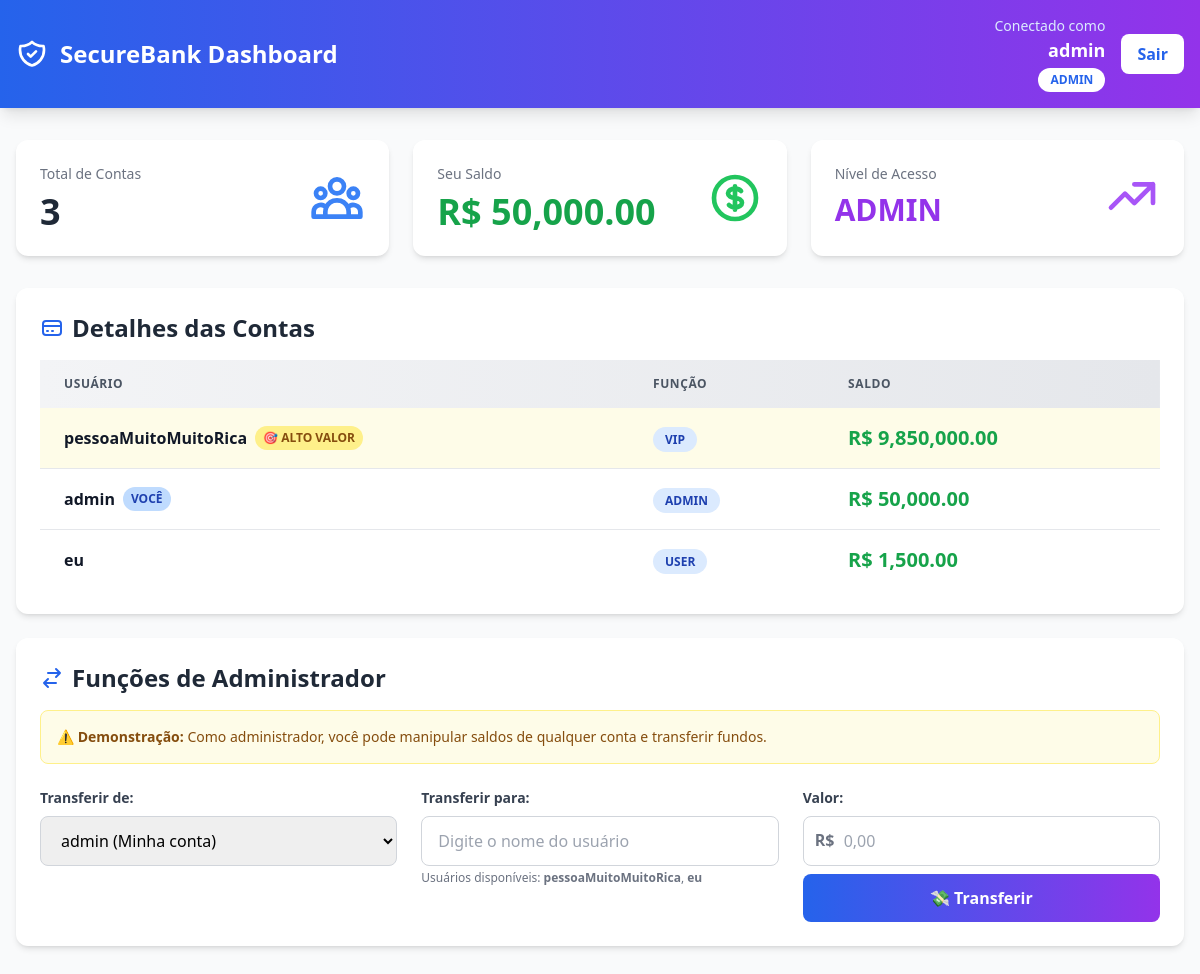
The app's page /dashboard (signed in) with its own data.
### tables this page shows
CREATE TABLE users (
            id INTEGER PRIMARY KEY AUTOINCREMENT,
            username TEXT UNIQUE NOT NULL,
            password TEXT NOT NULL,
            role TEXT NOT NULL,
            balance REAL NOT NULL
        );

### app.py (the view)
@app.route('/dashboard')
def dashboard():
    if 'user_id' not in session:
        return redirect(url_for('login'))
    conn = sqlite3.connect(DATABASE)
    conn.row_factory = sqlite3.Row
    cursor = conn.cursor()
    if session.get('role') == 'admin':
        cursor.execute('SELECT * FROM users ORDER BY balance DESC')
    else:
        cursor.execute('SELECT * FROM users WHERE id = ?', (session['user_id'],))
    users = cursor.fetchall()
    conn.close()
    return render_template('dashboard.html',
                         users=users,
                         current_user=session['username'],
                         role=session['role'],
                         sql_injected=session.get('sql_injected', False))

### templates/dashboard.html (shortened to what this page needs)
<!DOCTYPE html>
<html lang="pt-BR">
<head>
    <script src="https://cdn.tailwindcss.com"></script>
</head>
<body class="bg-gray-50 min-h-screen">
    <nav class="bg-gradient-to-r from-blue-600 to-purple-600 text-white shadow-lg">
        <div class="max-w-7xl mx-auto px-4 py-4">
            <div class="flex justify-between items-center">
                <div class="flex items-center space-x-3">
                    <h1 class="text-2xl font-bold">SecureBank Dashboard</h1>
                </div>
                <div class="flex items-center space-x-4">
                    <div class="text-right">
                        <p class="text-sm text-blue-100">Conectado como</p>
                        <p class="font-semibold text-lg">{{ current_user }}</p>
                        <span class="inline-block text-xs bg-white text-blue-600 px-3 py-1 rounded-full font-semibold mt-1">
                            {{ role.upper() }}
                        </span>
                    </div>
                    <a href="{{ url_for('logout') }}" class="bg-white text-blue-600 px-4 py-2 rounded-lg hover:bg-blue-50 transition font-semibold">
                        Sair
                    </a>
                </div>
            </div>
        </div>
    </nav>
    <div class="max-w-7xl mx-auto px-4 py-8">
        <div class="grid grid-cols-1 md:grid-cols-3 gap-6 mb-8">
            <div class="bg-white p-6 rounded-xl shadow-md hover:shadow-lg transition slide-in">
                <div class="flex items-center justify-between">
                    <div>
                        <p class="text-gray-500 text-sm font-medium">Total de Contas</p>
                        <p class="text-4xl font-bold text-gray-800 mt-2">{{ users|length }}</p>
                    </div>
                </div>
            </div>
            <div class="bg-white p-6 rounded-xl shadow-md hover:shadow-lg transition slide-in" style="animation-delay: 0.1s">
                <div class="flex items-center justify-between">
                    <div>
                        <p class="text-gray-500 text-sm font-medium">Seu Saldo</p>
                        {% for user in users %}
                            {% if user['username'] == current_user %}
                            <p class="text-4xl font-bold text-green-600 mt-2">
                                R$ {{ "{:,.2f}".format(user['balance']) }}
                            </p>
                            {% endif %}
                        {% endfor %}
                    </div>
                </div>
            </div>
            <div class="bg-white p-6 rounded-xl shadow-md hover:shadow-lg transition slide-in" style="animation-delay: 0.2s">
                <div class="flex items-center justify-between">
                    <div>
                        <p class="text-gray-500 text-sm font-medium">Nível de Acesso</p>
                        <p class="text-3xl font-bold text-purple-600 mt-2 uppercase">{{ role }}</p>
                    </div>
                    <svg class="w-14 h-14 text-purple-500" fill="none" stroke="currentColor" viewBox="0 0 24 24">
                        <path stroke-linecap="round" stroke-linejoin="round" stroke-width="2" d="M13 7h8m0 0v8m0-8l-8 8-4-4-6 6"></path>
                    </svg>
                </div>
            </div>
        </div>
        <div class="bg-white rounded-xl shadow-md p-6 mb-6 slide-in" style="animation-delay: 0.3s">
            <h2 class="text-2xl font-bold text-gray-800 mb-4 flex items-center">
                <svg class="w-6 h-6 mr-2 text-blue-600" fill="none" stroke="currentColor" viewBox="0 0 24 24">
                    <path stroke-linecap="round" stroke-linejoin="round" stroke-width="2" d="M3 10h18M7 15h1m4 0h1m-7 4h12a3 3 0 003-3V8a3 3 0 00-3-3H6a3 3 0 00-3 3v8a3 3 0 003 3z"></path>
                </svg>
                Detalhes das Contas
            </h2>
            <div class="overflow-x-auto">
                <table class="w-full">
                    <thead class="bg-gradient-to-r from-gray-100 to-gray-200">
                        <tr>
                            <th class="px-6 py-4 text-left text-xs font-bold text-gray-600 uppercase tracking-wider">
                                Usuário
                            </th>
                            <th class="px-6 py-4 text-left text-xs font-bold text-gray-600 uppercase tracking-wider">
                                Função
                            </th>
                            <th class="px-6 py-4 text-left text-xs font-bold text-gray-600 uppercase tracking-wider">
                                Saldo
                            </th>
                        </tr>
                    </thead>
                    <tbody class="divide-y divide-gray-200">
                        {% for user in users %}
                        <tr class="hover:bg-gray-50 transition {% if user['username'] == 'pessoaMuitoMuitoRica' %}bg-yellow-50{% endif %}">
                            <td class="px-6 py-4 whitespace-nowrap">
                                <div class="flex items-center">
                                    <span class="font-semibold text-gray-900">{{ user['username'] }}</span>
                                    {% if user['username'] == 'pessoaMuitoMuitoRica' %}
                                    <span class="ml-2 text-xs bg-yellow-200 text-yellow-800 px-2 py-1 rounded-full font-bold">
                                        🎯 ALTO VALOR
                                    </span>
                                    {% endif %}
                                    {% if user['username'] == current_user %}
                                    <span class="ml-2 text-xs bg-blue-200 text-blue-800 px-2 py-1 rounded-full font-bold">
                                        VOCÊ
                                    </span>
                                    {% endif %}
                                </div>
                            </td>
                            <td class="px-6 py-4 whitespace-nowrap">
                                <span class="px-3 py-1 text-xs font-bold rounded-full bg-blue-100 text-blue-800 uppercase">
                                    {{ user['role'] }}
                                </span>
                            </td>
                            <td class="px-6 py-4 whitespace-nowrap">
                                <span class="text-xl font-bold text-green-600">
                                    R$ {{ "{:,.2f}".format(user['balance']) }}
                                </span>
                            </td>
                        </tr>
                        {% endfor %}
                    </tbody>
                </table>
            </div>
        </div>
        <div class="bg-white rounded-xl shadow-md p-6 slide-in" style="animation-delay: 0.4s">
            <h2 class="text-2xl font-bold text-gray-800 mb-4 flex items-center">
                <svg class="w-6 h-6 mr-2 text-blue-600" fill="none" stroke="currentColor" viewBox="0 0 24 24">
                    <path stroke-linecap="round" stroke-linejoin="round" stroke-width="2" d="M8 7h12m0 0l-4-4m4 4l-4 4m0 6H4m0 0l4 4m-4-4l4-4"></path>
                </svg>
                {% if role == 'admin' %}Funções de Administrador{% else %}Transferir Dinheiro{% endif %}
            </h2>
            {% if role == 'admin' %}
            <div class="bg-yellow-50 border border-yellow-200 rounded-lg p-4 mb-6">
                <p class="text-sm text-yellow-800">
                    <strong>⚠️ Demonstração:</strong> Como administrador, você pode manipular saldos de qualquer conta e transferir fundos.
                </p>
            </div>
            {% else %}
            <div class="bg-blue-50 border border-blue-200 rounded-lg p-4 mb-6">
                <p class="text-sm text-blue-800">
                    <strong>💰 Transferências:</strong> Envie dinheiro para outras contas do sistema.
                </p>
            </div>
            {% endif %}
            <div class="grid grid-cols-1 md:grid-cols-3 gap-6">
                <div>
                    <label class="block text-sm font-bold text-gray-700 mb-2">
                        Transferir de:
                    </label>
                    {% if role == 'admin' %}
                    <select
                        id="from-user"
                        class="w-full px-4 py-3 border border-gray-300 rounded-lg focus:ring-2 focus:ring-blue-500 focus:border-transparent"
                    >
                        <option value="{{ current_user }}">{{ current_user }} (Minha conta)</option>
                    </select>
                    {% endif %}
                </div>
                <div>
                    <label class="block text-sm font-bold text-gray-700 mb-2">
                        Transferir para:
                    </label>
                    <input
                        type="text"
                        id="to-user"
                        class="w-full px-4 py-3 border border-gray-300 rounded-lg focus:ring-2 focus:ring-blue-500 focus:border-transparent"
                        placeholder="Digite o nome do usuário"
                    />
                    <p class="text-xs text-gray-500 mt-1">
                        Usuários disponíveis:
                        {% for user in users %}
                            {% if user['username'] != current_user %}
                            <span class="font-semibold">{{ user['username'] }}</span>{% if not loop.last %}, {% endif %}
                            {% endif %}
                        {% endfor %}
                    </p>
                </div>
                <div>
                    <label class="block text-sm font-bold text-gray-700 mb-2">
                        Valor:
                    </label>
                    <div class="flex flex-col space-y-2">
                        <div class="relative">
                            <span class="absolute left-3 top-3 text-gray-500 font-bold">R$</span>
                            <input
                                type="number"
                                id="transfer-amount"
                                class="w-full pl-10 pr-4 py-3 border border-gray-300 rounded-lg focus:ring-2 focus:ring-blue-500 focus:border-transparent"
                                placeholder="0,00"
                                min="0"
                                step="0.01"
                            />
                        </div>
                        <button
                            onclick="performTransfer()"
                            class="w-full bg-gradient-to-r from-blue-600 to-purple-600 text-white px-6 py-3 rounded-lg font-bold hover:from-blue-700 hover:to-purple-700 transition transform hover:scale-105"
                        >
                            💸 Transferir
                        </button>
                    </div>
                </div>
            </div>
        </div>
    </div>
</body>
</html>

### templates/dashboard.html (style rules this page uses)
.slide-in { animation: slideIn 0.5s ease-out; }

### records on screen
users: balance "50,000.00", username "admin", shows "VOCÊ", role "ADMIN"
users: username "pessoaMuitoMuitoRica", shows "🎯 ALTO VALOR", role "VIP", balance "9,850,000.00"
users: username "eu", role "USER", balance "1,500.00"

### other values on screen
{{ current_user }} "admin"
{{ role.upper() }} "ADMIN"
{{ users|length }} "3"
{{ role }} "ADMIN"
form field value "admin (Minha conta)"
